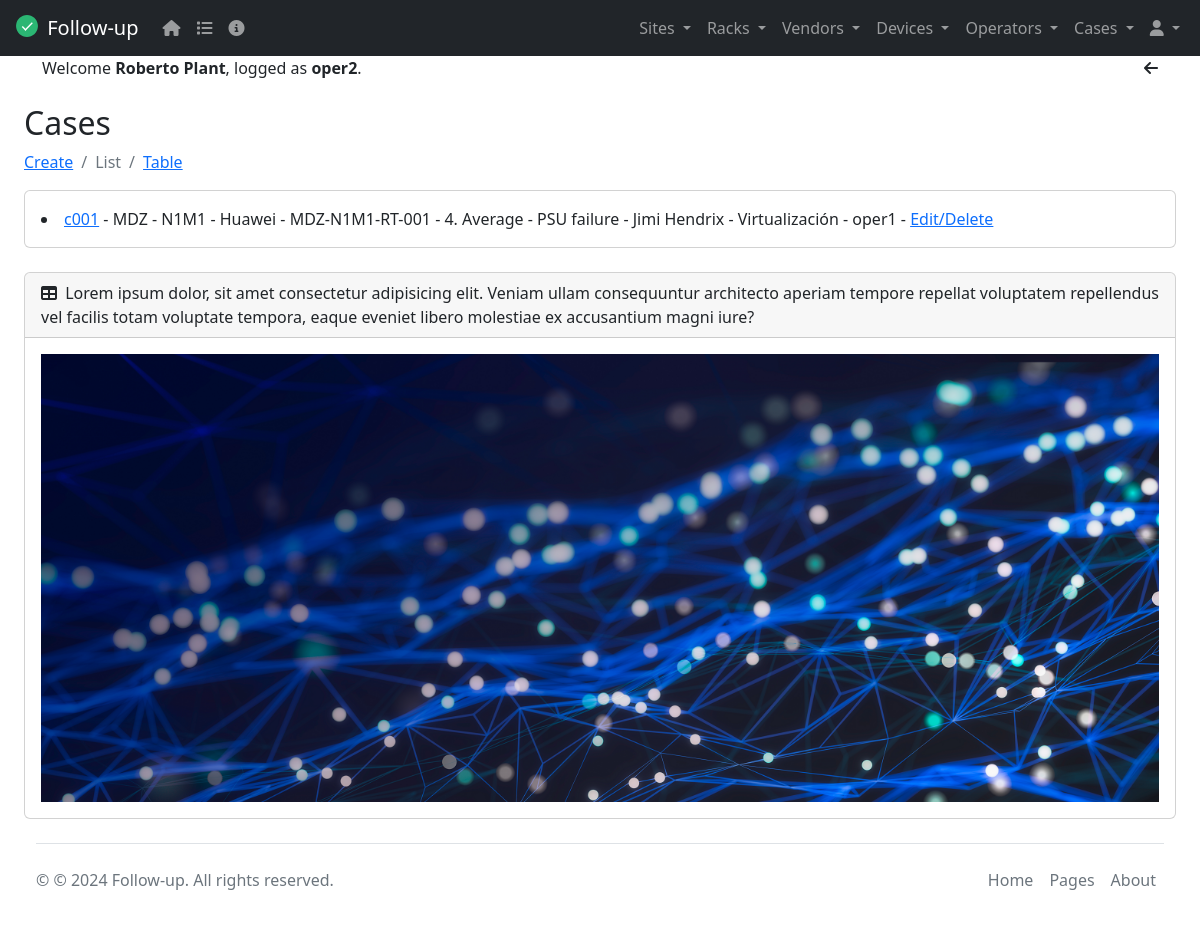
Page /cases/ (signed in) on the committed database.
### tasks/models.py (models this page shows, shortened)
class Case(models.Model):
  SEVERITIES = (
    ('1. Not classified', "1. Not classified"),
    ('2. Information', "2. Information"),
    ('3. Warning', "3. Warning"),
    ('4. Average', "4. Average"),
    ('5. High', "5. High"),
    ('6. Disaster', "6. Disaster")
  )
  caseId = models.CharField(max_length=6)
  description = models.CharField(max_length=20)
  severity = models.CharField(choices=SEVERITIES, max_length=20, null=True)
  site = models.ForeignKey(Site, on_delete=models.CASCADE, null=True, editable=False)
  rack = models.ForeignKey(Rack, on_delete=models.CASCADE, null=True, editable=False)
  vendor = models.ForeignKey(Vendor, on_delete=models.CASCADE, null=True, editable=False)
  device = models.ForeignKey(Device, on_delete=models.CASCADE, null=True)
  operator = models.ForeignKey(Operator, on_delete=models.CASCADE, null=True)
  caseImage = models.ImageField(upload_to='cases', blank=True, null=True, default="/media/static/default.png")
  class Meta():
    verbose_name = 'Case'
    verbose_name_plural = 'Cases'
    ordering = ('caseId', 'description')
    unique_together = ('caseId', 'description')

class Site(models.Model):
  siteId = models.CharField(max_length=6)
  name = models.CharField(max_length=20)
  address = models.CharField(max_length=30)
  city = models.CharField(max_length=20)
  country = models.CharField(max_length=20)
  switchowner = models.CharField(max_length=30)
  contact = models.IntegerField(default=0)
  siteImage = models.ImageField(upload_to='sites', blank=True, null=True, default="/media/static/default.png") # default=""
  def __str__(self):
    return self.name
  class Meta():
    verbose_name = 'Site'
    verbose_name_plural = 'Sites'
    ordering = ('siteId', 'name')
    unique_together = ('siteId', 'name')

class Rack(models.Model):
  rackId = models.CharField(max_length=6)
  name = models.CharField(max_length=20)
  site = models.ForeignKey(Site, on_delete=models.CASCADE, null=True)
  rackImage = models.ImageField(upload_to='racks', blank=True, null=True, default="/media/static/default.png") # default=""
  def __str__(self):
    return f"{self.name}"
  class Meta():
    verbose_name = 'Rack'
    verbose_name_plural = 'Racks'
    ordering = ('rackId', 'name')
    unique_together = ('rackId', 'name')

class Vendor(models.Model):
  vendorId = models.CharField(max_length=6)
  name = models.CharField(max_length=20)
  email = models.EmailField()
  contact = models.IntegerField()
  link = models.URLField(max_length=200, blank=True)
  vendorImage = models.ImageField(upload_to='vendors', blank=True, null=True, default="/media/static/default.png")
  def __str__(self):
    return self.name
  class Meta():
    verbose_name = 'Vendor'
    verbose_name_plural = 'Vendors'
    ordering = ('vendorId', 'name')
    unique_together = ('vendorId', 'name')

class Device(models.Model):
  CATEGORIES = (
    ('RT', "Router"),
    ('SW2', "Switch L2"),
    ('SW3', "Switch L3"),
    ('FW', "Firewall"),
    ('SR', "Server"),
    ('ST', "Storage")
  )
  deviceId = models.CharField(max_length=6)
  name = models.CharField(max_length=20)
  category = models.CharField(choices=CATEGORIES, max_length=3, null=True)
  model = models.CharField(max_length=20)
  serialNumber = models.CharField(max_length=30)
  site = models.ForeignKey(Site, on_delete=models.CASCADE, null=True)
  rack = ChainedForeignKey(
    Rack,
    on_delete=models.CASCADE,
    null=True,
    related_name='devices',
    chained_field="site",
    chained_model_field="site",
    show_all=False,
    auto_choose=True,
    sort=True)
  vendor = models.ForeignKey(Vendor, on_delete=models.CASCADE, null=True)
  deviceImage = models.ImageField(upload_to='devices', blank=True, null=True, default="/media/static/default.png")
  def __str__(self):
    return f"{self.name}"
  class Meta():
    verbose_name = 'Device'
    verbose_name_plural = 'Devices'
    ordering = ('deviceId', 'name')
    unique_together = ('deviceId', 'name')

class Operator(models.Model):
  operatorId = models.CharField(max_length=6)
  firstName = models.CharField(max_length=20)
  lastName = models.CharField(max_length=20)
  email = models.EmailField()
  contact = models.IntegerField()
  backOffice = models.CharField(max_length=20)
  user = models.OneToOneField(User, on_delete=models.CASCADE, null=True)
  operatorImage = models.ImageField(upload_to='operators', blank=True, null=True, default="/media/static/default.png")
  def __str__(self):
    return self.firstName + ' ' + self.lastName + ' - ' + self.backOffice + ' - ' + self.user.username
  class Meta():
    verbose_name = 'Operator'
    verbose_name_plural = 'Operators'
    ordering = ('operatorId', 'firstName', 'lastName')
    unique_together = ('operatorId', 'firstName', 'lastName')

### tasks/views.py (the view)
# urls.py: path('cases/', views.cases, name='cases'),
@login_required
def cases(request):
    cases = Case.objects.filter()
    return render(request, 'cases.html', {"cases": cases})

### tasks/templates/cases.html
{% extends 'base.html' %}
{% block content %}
<h2 class="mt-4">Cases</h2>
<nav aria-label="breadcrumb">
  <ol class="breadcrumb">
    <li class="breadcrumb-item"><a href="/case_create">Create</a></li>
    <li class="breadcrumb-item active" aria-current="page">List</li>
    <li class="breadcrumb-item"><a href="/case_table">Table</a></li>
  </ol>
</nav>
<div class="card mb-4">
  <div class="card-body">
    {% for case in cases %}
    <li>
      <a href="{% url 'case_nav' case.id %}">{{ case.caseId }}</a>
       - {{case.site}} - {{case.rack}} - {{case.vendor}} - {{case.device}} - {{case.severity}} - {{case.description}} - {{case.operator}}
      - <a href="{% url 'case_detail' case.id %}">Edit/Delete</a>
    </li>
    {% endfor %}
  </div>
</div>
{% endblock %}

### tasks/templates/base.html (shortened to what this page needs)
<!DOCTYPE html>
<html lang="en" data-bs-theme="dark">
  <head>
    <link rel="stylesheet" href="https://cdn.jsdelivr.net/npm/bootstrap@5.2.0/dist/css/bootstrap.min.css">
    <link href="https://cdn.datatables.net/v/dt/jq-3.7.0/jszip-3.10.1/dt-2.0.8/af-2.7.0/b-3.0.2/b-colvis-3.0.2/b-html5-3.0.2/b-print-3.0.2/cr-2.0.3/date-1.5.2/fc-5.0.1/fh-4.0.1/kt-2.12.1/r-3.0.2/rg-1.5.0/rr-1.5.0/sc-2.4.3/sb-1.7.1/sp-2.3.1/sl-2.0.3/sr-1.4.1/datatables.min.css" rel="stylesheet">
    <link rel="stylesheet" href="https://cdnjs.cloudflare.com/ajax/libs/font-awesome/6.5.2/css/all.min.css">
  </head>
  <body>
  {% include 'navbar.html' %}
    <div id="layoutSidenav_content">
      <main>
        <div class="container-fluid px-4">
          {% if user.is_authenticated %}
          <div class="container text-center">
            <div class="row">
              <div class="col">
                <div class="text-start">
                  Welcome <strong>{{request.user.first_name}} {{request.user.last_name}}</strong>,
                  logged as <strong>{{request.user.username}}</strong>.
                </div>
              </div>
              <div class="col col-lg-2">
                <div class="text-end">
                  <i class="fa fa-arrow-left" aria-hidden="true" onclick="window.history.back()"></i>
                </div>
              </div>
            </div>
          </div>
          {% endif %}
          {% block content %}
          {% endblock %}
          {% include 'footer.html' %}
        </div>
      </main>
    </div>
  </body>
</html>

### tasks/templates/base.html (style rules this page uses)
html { scroll-padding-top: 220px; }
body { position: relative; overflow-y: auto; }

### rows in the picture
Case: caseId "c001", site "MDZ", rack "N1M1", vendor "Huawei", device "MDZ-N1M1-RT-001", severity "4. Average", description "PSU failure", operator "Jimi Hendrix - Virtualización - oper1"

### other values in the picture
{{ request.user.first_name }} "Roberto"
{{ request.user.last_name }} "Plant"
{{ request.user.username }} "oper2"
